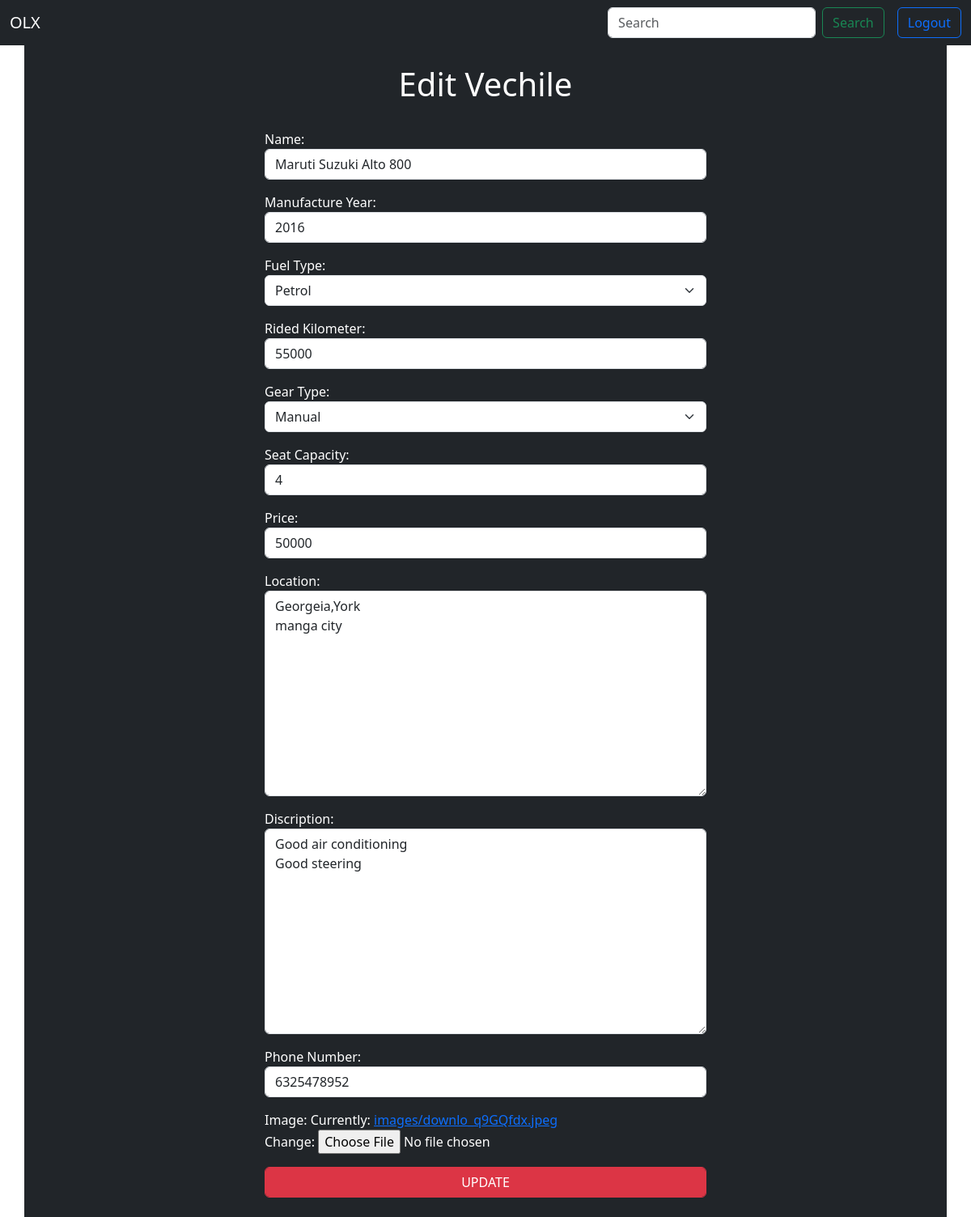
Screenshot of /olx/2/edit with the database file from the repository.
### olx/models.py (models this page shows, shortened)
class Olx(models.Model):
    name=models.CharField(max_length=200)
    mnf_year=models.IntegerField()
    fuel_option={
        ("petrol","Petrol"),
        ("desel","Desel"),
        ("cng","CNG")
    }
    fuel_type=models.CharField(max_length=200,choices=fuel_option,default="petrol")
    rided_km=models.IntegerField()
    options={
        ("manual","Manual"),
        ("automatic","Automatic")
    }
    gear=models.CharField(max_length=500,choices=options,default="manual")
    seat=models.IntegerField()
    price=models.IntegerField(null=True)
    location=models.CharField(max_length=500)
    posting_date=models.DateField(auto_now_add=True,null=True)
    discription=models.CharField(max_length=1000)
    phone=models.CharField(max_length=20,null=True)
    image=models.ImageField(upload_to="images",null=True)

### olx/views.py (the view, shortened to what this page needs)
# urls.py: path('olx/<int:pk>/edit', OlxUpdateView.as_view(), name="olx-edit"),
class OlxUpdateView(View):
    def get(self,request,*args,**kwargs):
        id=kwargs.get("pk")
        obj=Olx.objects.get(id=id)
        form=OlxCreateForm(instance=obj)
        return render(request,"olx_edit.html",{"form":form})

### olx/templates/olx_edit.html (shortened to what this page needs)
{% extends 'base.html' %}
{% block block_body %}
    <div class="container bg-dark text-white">
        <h1 class="text-center p-4">Edit Vechile</h1>
        <div class="row ">
            <div class="col-3"></div>
            <div class="col-6">
                <form method="post" enctype="multipart/form-data">
                    {{form.as_p}}
                    <button type="submit" class="btn btn-danger form-control mb-4">UPDATE</button>
                </form>
            </div>
            <div class="col-3"></div>
        </div>
    </div>
{% endblock %}

### rows the page displays
Olx: name "Maruti Suzuki Alto 800", mnf_year "2016", fuel_type "Petrol", rided_km "55000", gear "Manual", seat "4", price "50000", location "Georgeia,York manga city", discription "Good air conditioning Good steering", phone "6325478952"
